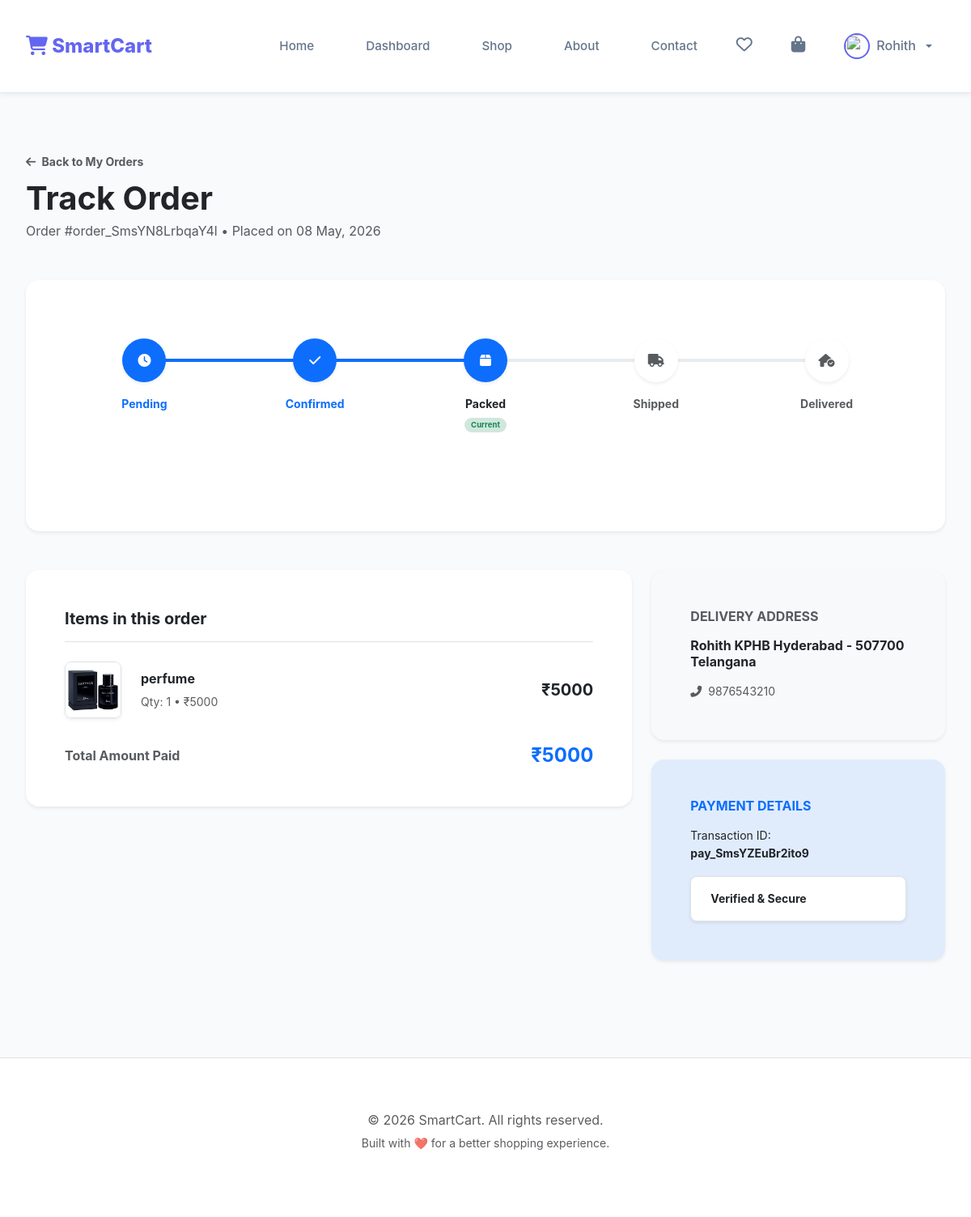
The app's page /track-order/order_SmsYN8LrbqaY4l (signed in) with its own data.
### tables this page shows
CREATE TABLE orders (
        order_id TEXT PRIMARY KEY,
        user_id INTEGER,
        total_amount DECIMAL(10, 2),
        shipping_address TEXT,
        phone TEXT,
        payment_id TEXT,
        status TEXT DEFAULT 'Paid',
        created_at TIMESTAMP DEFAULT CURRENT_TIMESTAMP,
        FOREIGN KEY (user_id) REFERENCES users(user_id) ON DELETE SET NULL
    );

CREATE TABLE order_items (
        item_id INTEGER PRIMARY KEY AUTOINCREMENT,
        order_id TEXT,
        product_id INTEGER,
        quantity INTEGER,
        price DECIMAL(10, 2),
        FOREIGN KEY (order_id) REFERENCES orders(order_id) ON DELETE CASCADE,
        FOREIGN KEY (product_id) REFERENCES products(product_id) ON DELETE SET NULL
    );

CREATE TABLE products (
        product_id INTEGER PRIMARY KEY AUTOINCREMENT,
        admin_id INTEGER,
        name TEXT NOT NULL,
        description TEXT,
        price DECIMAL(10, 2) NOT NULL,
        stock INTEGER DEFAULT 0,
        category TEXT,
        image TEXT,
        created_at TIMESTAMP DEFAULT CURRENT_TIMESTAMP,
        FOREIGN KEY (admin_id) REFERENCES admin(admin_id) ON DELETE SET NULL
    );

### app.py (the view)
@app.route('/track-order/<string:order_id>')
def track_order(order_id):
    if 'user_id' not in session:
        return redirect(url_for('user_login'))
    user_id = session.get('user_id')
    conn = get_db_connection()
    cursor = conn.cursor()
    cursor.execute("SELECT * FROM orders WHERE order_id = ? AND user_id = ?", (order_id, user_id))
    order = cursor.fetchone()
    if not order:
        flash("Order not found!", "danger")
        cursor.close()
        conn.close()
        return redirect(url_for('my_orders'))
    cursor.execute("""
        SELECT oi.*, p.name, p.image
        FROM order_items oi
        JOIN products p ON oi.product_id = p.product_id
        WHERE oi.order_id = ?
    """, (order_id,))
    items = cursor.fetchall()
    cursor.close()
    conn.close()
    return render_template('user/track_order.html', order=order, items=items)

### app.py (called while the page is built, shortened)
@app.template_filter('strftime')
def _jinja2_filter_datetime(date, fmt=None):
    if date is None:
        return ""
    if fmt:
        return date.strftime(fmt)
    else:
        return date.strftime('%d %b, %Y')

def get_db_connection():
    try:
        conn = sqlite3.connect(app.config['DATABASE_PATH'], detect_types=sqlite3.PARSE_DECLTYPES)
        conn.row_factory = sqlite3.Row
        conn.execute("PRAGMA foreign_keys = ON")
        return conn
    except sqlite3.Error as err:
        print(f"Error: {err}")
        return None

### templates/user/track_order.html (shortened to what this page needs)
{% extends "user/base.html" %}
{% block content %}
<div class="py-5">
    <div class="mb-5">
        <a href="{{ url_for('my_orders') }}" class="text-decoration-none text-muted small fw-bold">
            <i class="fas fa-arrow-left me-1"></i> Back to My Orders
        </a>
        <h1 class="display-6 fw-bold text-dark mt-2 mb-1">Track Order</h1>
        <p class="text-muted">Order #{{ order.order_id }} • Placed on {{ order.created_at | strftime('%d %b, %Y') }}</p>
    </div>
    <div class="card border-0 shadow-sm rounded-4 mb-5">
        <div class="card-body p-4 p-md-5">
            {% set status_steps = ['Pending', 'Confirmed', 'Packed', 'Shipped', 'Delivered'] %}
            {% set current_index = status_steps.index(order.status) if order.status in status_steps else 0 %}
            <div class="position-relative mb-5 d-none d-md-block">
                <div class="d-flex justify-content-between position-relative z-1">
                    {% for step in status_steps %}
                    {% set is_completed = loop.index0 <= current_index %}
                    {% set is_active = loop.index0 == current_index %}
                    <div class="text-center" style="width: 15%;">
                        <div class="rounded-circle d-inline-flex align-items-center justify-content-center border-4 {% if is_completed %}bg-primary border-primary text-white{% else %}bg-white border-light text-muted{% endif %} mb-3 shadow-sm transition-all" style="width: 54px; height: 54px;">
                            <i class="fas {% if step == 'Pending' %}fa-clock{% elif step == 'Confirmed' %}fa-check{% elif step == 'Packed' %}fa-box{% elif step == 'Shipped' %}fa-truck{% else %}fa-house-circle-check{% endif %}"></i>
                        </div>
                        <p class="small fw-bold mb-0 {% if is_active %}text-dark{% elif is_completed %}text-primary{% else %}text-muted{% endif %}">{{ step }}</p>
                        {% if is_active %}
                        <span class="badge bg-success-subtle text-success px-2 py-1 rounded-pill mt-1" style="font-size: 0.6rem;">Current</span>
                        {% endif %}
                    </div>
                    {% endfor %}
                </div>
            </div>
        </div>
    </div>
    <div class="row g-4">
        <div class="col-lg-8">
            <div class="card border-0 shadow-sm rounded-4">
                <div class="card-body p-4">
                    <h3 class="h5 fw-bold text-dark mb-4 pb-3 border-bottom">Items in this order</h3>
                    {% for item in items %}
                    <div class="d-flex align-items-center gap-4 {% if not loop.last %}mb-4 pb-4 border-bottom border-light{% endif %}">
                        <img src="{{ url_for('static', filename='uploads/product_images/' + item.image if item.image else 'default_product.png') }}"
                            class="rounded-3 border shadow-sm" style="width: 70px; height: 70px; object-fit: cover;">
                        <div class="flex-grow-1">
                            <p class="fw-bold text-dark mb-1">{{ item.name }}</p>
                            <p class="text-muted small mb-0">Qty: {{ item.quantity }} • ₹{{ item.price }}</p>
                        </div>
                        <p class="fw-bold text-dark mb-0 fs-5">₹{{ item.quantity * item.price }}</p>
                    </div>
                    {% endfor %}
                    <div class="d-flex justify-content-between align-items-center mt-4 pt-2">
                        <span class="text-muted fw-bold">Total Amount Paid</span>
                        <span class="h4 fw-bold text-primary mb-0">₹{{ order.total_amount }}</span>
                    </div>
                </div>
            </div>
        </div>
        <div class="col-lg-4">
            <div class="d-flex flex-column gap-4">
                <div class="card border-0 shadow-sm rounded-4 bg-light">
                    <div class="card-body p-4">
                        <h4 class="h6 fw-bold text-uppercase text-muted mb-3">Delivery Address</h4>
                        <p class="text-dark fw-bold mb-3 lh-sm">{{ order.shipping_address }}</p>
                        <p class="text-muted small mb-0"><i class="fas fa-phone-alt me-2"></i>{{ order.phone }}</p>
                    </div>
                </div>
                <div class="card border-0 shadow-sm rounded-4 bg-primary bg-opacity-10 border border-primary border-opacity-10">
                    <div class="card-body p-4">
                        <h4 class="h6 fw-bold text-uppercase text-primary mb-3">Payment Details</h4>
                        <p class="small text-dark mb-3">Transaction ID:<br><span class="fw-bold text-break">{{ order.payment_id }}</span></p>
                        <div class="bg-white rounded-3 p-3 d-flex align-items-center gap-2 border shadow-sm">
                            <span class="fw-bold small text-dark">Verified & Secure</span>
                        </div>
                    </div>
                </div>
            </div>
        </div>
    </div>
</div>
</div>
{% endblock %}

### static/css/style.css (style rules this page uses)
:root { --primary-color: #4f46e5; --primary-hover: #4338ca; --secondary-color: #f8fafc; --accent-color: #06b6d4; --text-primary: #1e293b; --text-secondary: #64748b; --bg-main: #f1f5f9; --card-bg: #ffffff; --success: #10b981; --danger: #ef4444; --warning: #f59e0b; --shadow: 0 4px 6px -1px rgb(0 0 0 / 0.1), 0 2px 4px -2px rgb(0 0 0 / 0.1); --shadow-lg: 0 10px 15px -3px rgb(0 0 0 / 0.1), 0 4px 6px -4px rgb(0 0 0 / 0.1); --radius: 12px; }
* { margin: 0; padding: 0; box-sizing: border-box; font-family: 'Inter', -apple-system, sans-serif; }
body { background-color: var(--bg-main); color: var(--text-primary); line-height: 1.6; }
.card { background: white; border-radius: var(--radius); padding: 1.5rem; box-shadow: var(--shadow); }

### templates/user/base.html (style rules this page uses)
:root { --primary-gradient: linear-gradient(135deg, #6366f1 0%, #a855f7 100%); --font-main: 'Outfit', sans-serif; }
body { font-family: var(--font-main); background-color: #f8fafc; color: #1e293b; }

### records on screen
orders: order_id "order_SmsYN8LrbqaY4l", created_at|strftime "08 May, 2026", status "Packed" (drawn), total_amount "5000", shipping_address "Rohith KPHB Hyderabad - 507700 Telangana", phone "9876543210", payment_id "pay_SmsYZEuBr2ito9"
order_items: image (picture), name "perfume", quantity "1", price "5000", item.quantity*item.price "5000"

### other values on screen
{{ session.get('user_name') }} "Rohith"
{{ step }} "Pending" "Confirmed" "Packed" "Shipped" "Delivered"
